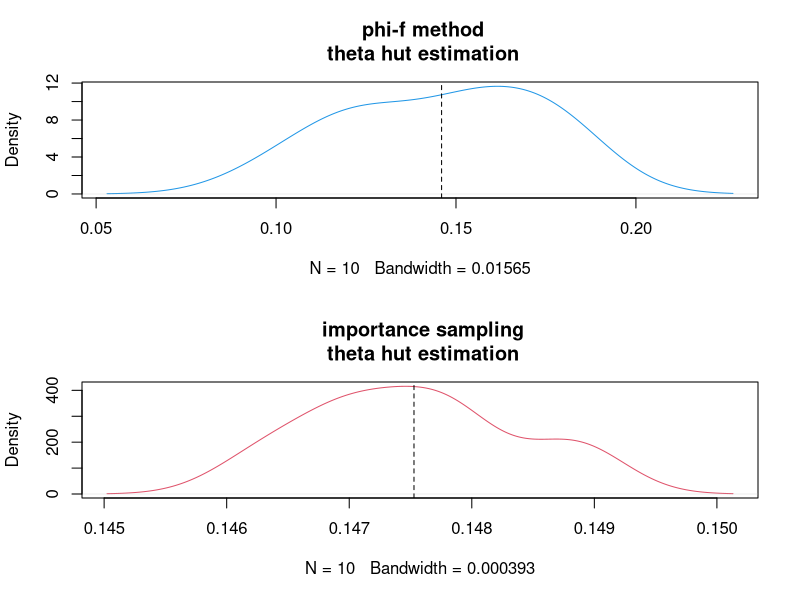

Write the R code that produced this figure.
# sampling methods :a) phi and f ; b) importance sampling method
#
# a) phi and f 
# all the parameters for this method have an index of 1
# phi(x) is the indicator function
# f(x) is the pdf of Cauchy disribution

set.seed(2)
phi <- function(x)  # setup an indicator function
  {
    as.numeric(x>=2)
  }
n.sim1 <- 100
k1 <- 10
theta_hut1 <- rep(NA,k1)
for(i in 1:k1)
{
  x1 <- rcauchy(n.sim1)
  theta_hut1[i] <- mean(phi(x1))   # calc of hut integral
}
mean(theta_hut1);sd(theta_hut1);var(theta_hut1)  # MC estimators
## 0.146       # mean
## 0.0275681   # standard deviation
## 0.00076     # variance 

#
sqrt(var(theta_hut1))  # for check, must be the standard deviation
## 0.0275681

# b) importance sampling method
# all the parameters for this method have an index of 2
# h(x) is the indicator function
# f(x) is the pdf of Cauchy disribution
# g(x) is the 2/x^2 function, mimics the shape of Cauchy

set.seed(2)
h <- function(x)  # setup an indicator function
  {
    as.numeric(x>=2)
  }
n.sim2 <- 100
k2 <- 10
theta_hut2 <- rep(NA,k2)
for(i in 1:k2)
{
  u2 <- runif(n.sim2) # draws fron Uniform(0,1)
  x2 <- 2/u2  # inverse transform sampling method
  theta_hut2[i] <- mean(h(x2)*(x2^2)/(2*pi*(1+x2^2)))  # calc of hut integral
}
mean(theta_hut2);sd(theta_hut2);var(theta_hut2)
## 0.1475283       # mean
## 0.0008760867    # standard deviation
## 7.67528e-07     # variance 

sqrt(var(theta_hut2))  # for check, must be the standard deviation
## 0.0008760867

# ------------ and some plots -----------------------------
par(mfrow=c(2,1))
plot(density(theta_hut1),col="4", main=' phi-f method\n theta hut estimation')
abline(v = mean(theta_hut1), lty = 2, col = "1")
plot(density(theta_hut2),col="2", main=' importance sampling\n theta hut estimation')
abline(v = mean(theta_hut2),  lty = 2, col = "1")
# -------------------------------------------------------------------------
